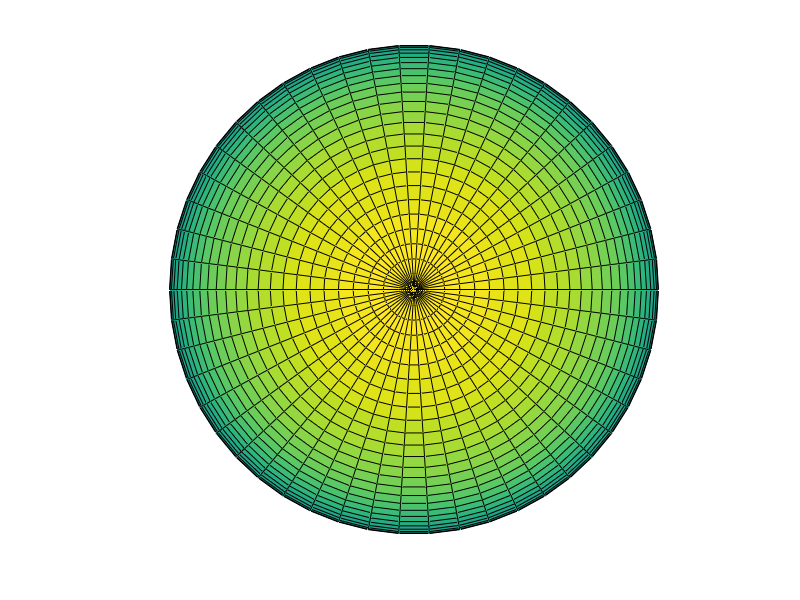

The MATLAB script that drew this image: (Note: this script raises an error after producing the figure.)

%% 
[x,y,z] = sphere(50);
h = figure(1);
a = axes;
s = surf(x,y,z);
axis square
axis([-1 1 -1 1 -1 1]);
axis off;
view(2);

s.ButtonDownFcn = @(~,event) disp(event.IntersectionPoint);
a.CameraViewAngleMode = 'manual';

%% 

p1 = [0.3440    0.0152    0.9381];
p2 = [-0.3451    0.0436    0.9371];

th = acos((dot(p1,p2)/(norm(p1)*norm(p2))));
u = cross(p1,p2);

sTh = sin(th);
cTh = cos(th);
R = [u(1)^2+(1-u(1)^2)*cTh, u(1)*u(2)*(1-cTh)-u(3)*sTh, u(1)*u(3)*(1-cTh)+(u(2))*sTh;...
    u(2)*u(1)*(1-cTh)+u(3)*sTh, u(2)^2+(1-u(2)^2)*cTh, u(2)*u(3)*(1-cTh)-(u(1))*sTh;...
    u(3)*u(1)*(1-cTh)-u(2)*sTh, u(3)*u(2)*(1-cTh)+(u(1))*sTh, u(3)^2+(1-u(3)^2)*cTh];

%%

a.CameraPosition = a.CameraPosition/R